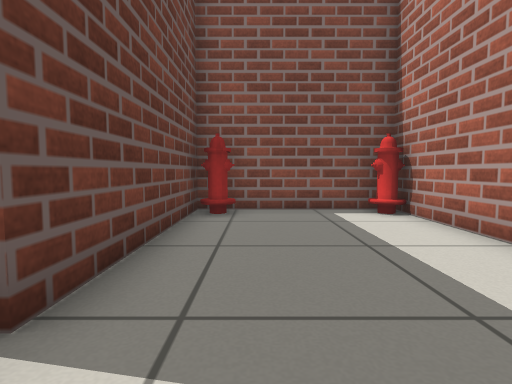
[1] (above)

15 first-person views from a walk through a world built for the Gazebo simulator. The camera is 0.5 m above the floor, tilts 4° down and sees 80° across. Floor lines are 1 m apart. The floor is counted in squares, 0.5 m on a side. Each view is taken from the middle of a square. On the plan, view 1 faces up. The plan holds only what a view shows up to about 12 squares ahead; the rest is blank. Simple shapes stand in for some stock models. Some surface patterns are stand-ins.

[2]
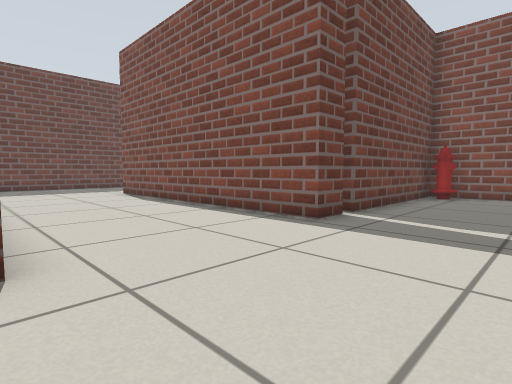

[3]
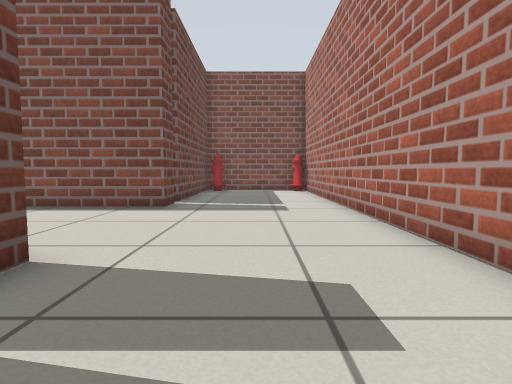

[4]
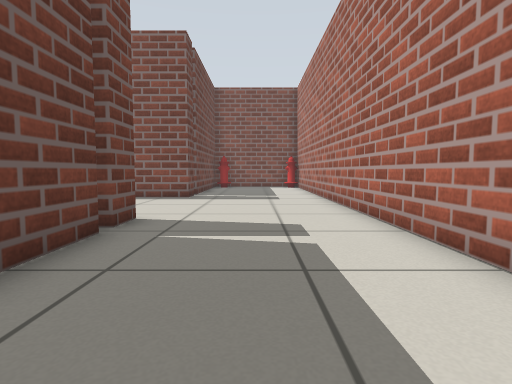

[5]
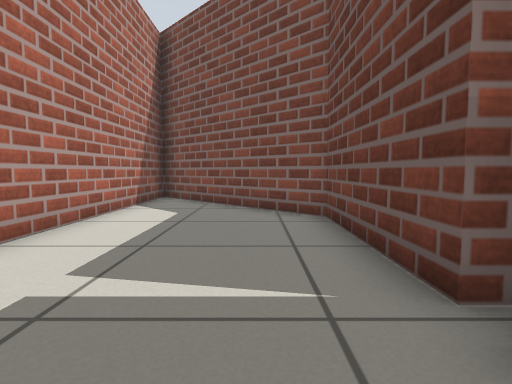

[6]
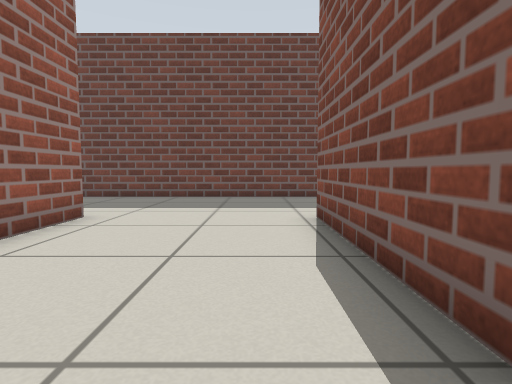

[7]
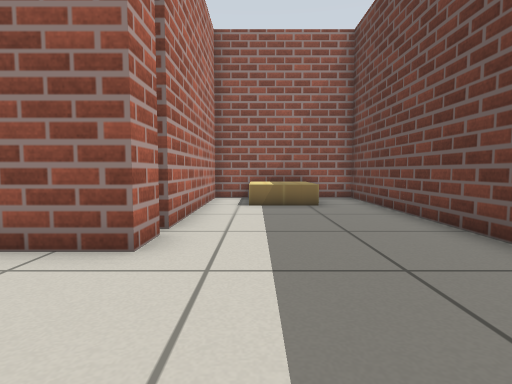

[8]
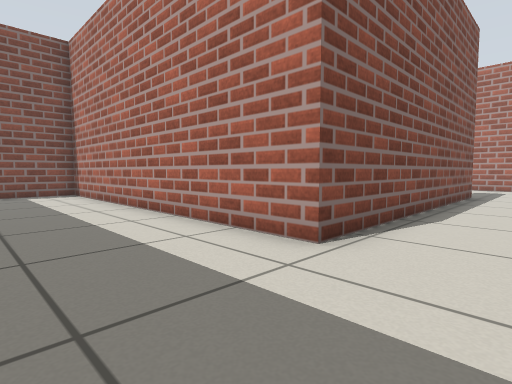

[9]
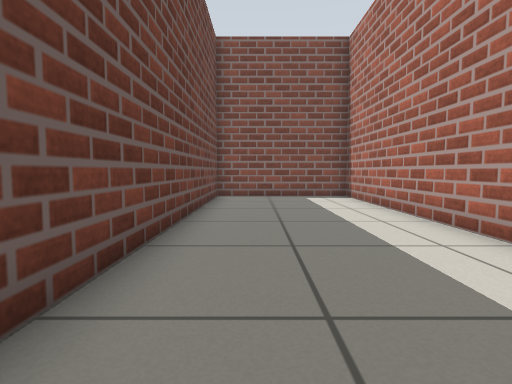

[10]
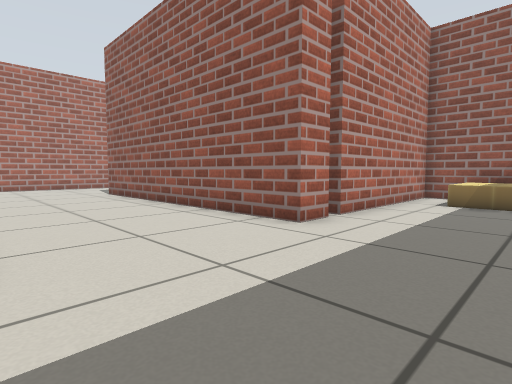

[11]
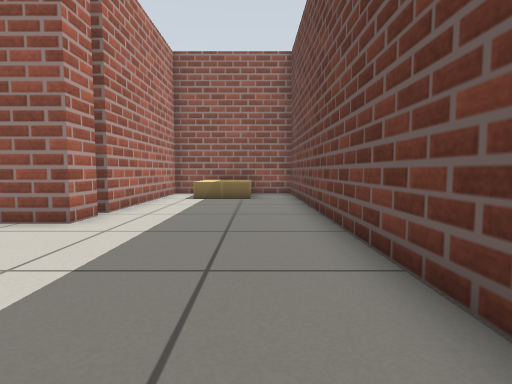

[12]
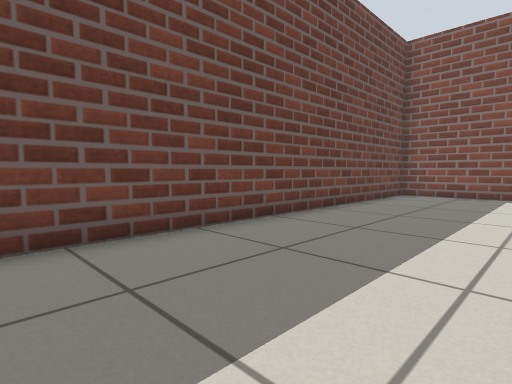

[13]
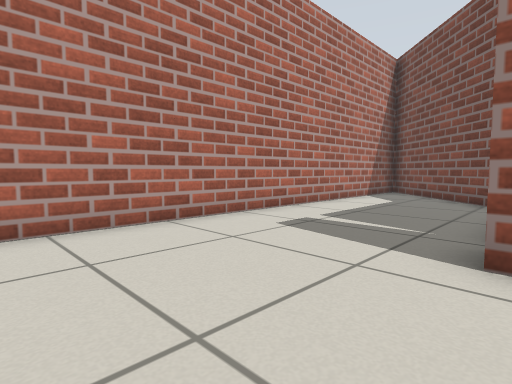

[14]
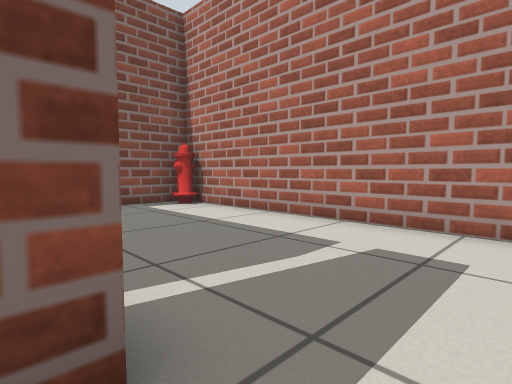

[15]
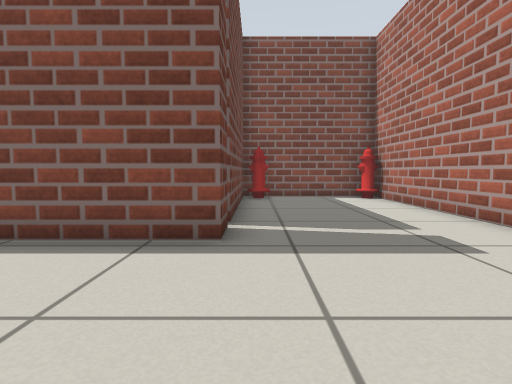

### Floor plan
Points are (right, up) in squares from view 1. A wall is a line through its corners. A room is listed if a view was taken in it or the views show most of it. See-through windows are left out.
Room 1 (views 1, 2, 3, 4, 5, 6, 7, 8, 9, 10, 11, 12, 13, 14, 15)
walls: (-1.5, 1.4) (-1.5, 0.3) (-11.5, 0.3) (-11.5, 11.8) (-16.5, 11.8) (-16.5, -12.2) (-14.4, -12.2); (-11.5, -5.8) (-11.5, -4.7) (-1.5, -4.7) (-1.5, -5.7); (-1.5, -6.2) (-1.5, -10.5) (3.5, -15.5) (3.5, 7.8) (-1.5, 7.8) (-1.5, 1.8) (-1.9, 1.8); (-12.6, -12.2) (-11.5, -12.2) (-11.5, -6.2)
ways out: gap at (-2, 2)
objects: cardboard box (-15, -10) to (-14, -10); other object (-13, -12); other object (-13, -11); cardboard box (-13, -10); fire hydrant (-1, 7); fire hydrant (3, 7)

Where each view was taken, in squares from view 1:
view 1: 0 up, 0 right, facing up
view 2: 5 down, 2 right, facing up-left
view 3: 8 down, 1 right, facing up
view 4: 11 down, 1 right, facing up
view 5: 4 down, 0 right, facing down
view 6: 1 down, 5 left, facing left
view 7: 1 down, 13 left, facing down
view 8: 2 down, 15 left, facing up-right
view 9: 0 up, 15 left, facing up
view 10: 0 up, 15 left, facing down-right
view 11: 1 up, 15 left, facing down
view 12: 1 down, 12 left, facing up-left
view 13: 1 down, 2 left, facing down-right
view 14: 1 down, 2 left, facing up-right
view 15: 4 down, 1 left, facing up
